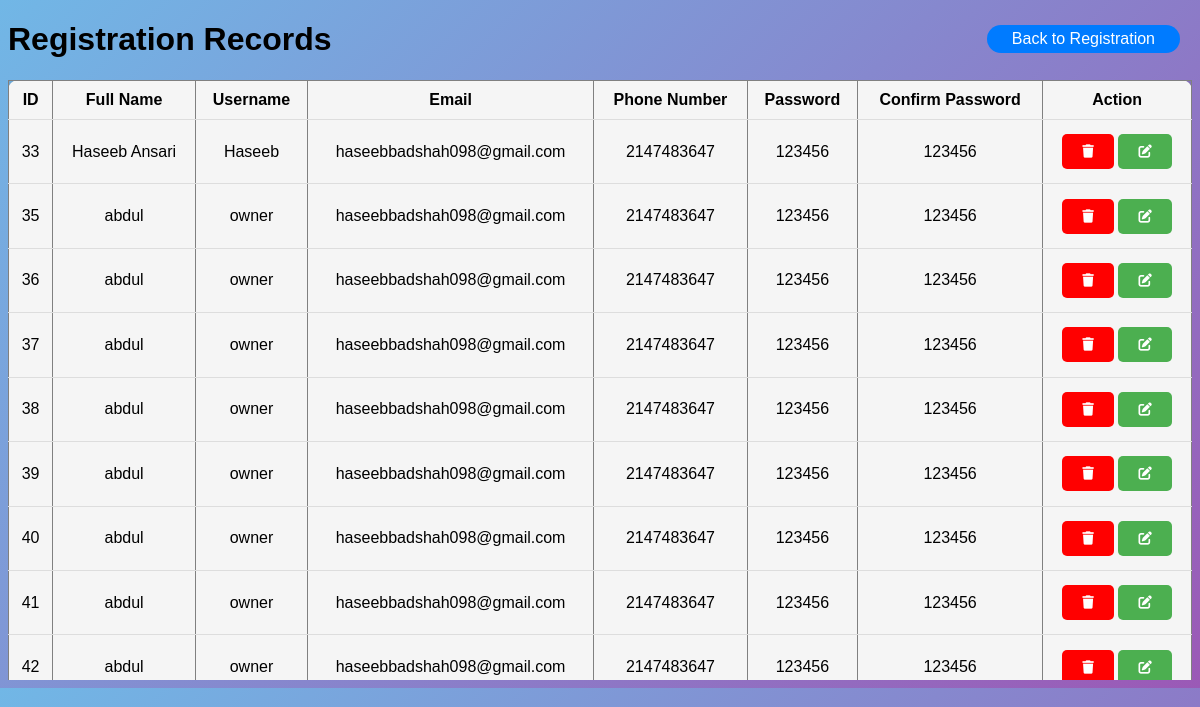
Page /table.php on the committed database.
### tables this page shows
CREATE TABLE `haseeb` (
  `id` int(11) NOT NULL,
  `fname` varchar(255) DEFAULT NULL,
  `uname` varchar(255) DEFAULT NULL,
  `email` varchar(255) NOT NULL,
  `number` int(11) NOT NULL,
  `password` varchar(255) DEFAULT NULL,
  `cpassword` varchar(255) DEFAULT NULL
);

### table.php (the view, shortened to what this page needs)
<?php
include "database.php";
$query = "SELECT * FROM haseeb";
$result = mysqli_query($conn, $query);
?>
<!DOCTYPE html>
<html lang="en">
<head>
    <link rel="stylesheet" href="https://cdnjs.cloudflare.com/ajax/libs/font-awesome/6.6.0/css/all.min.css" />
</head>
<body>
    <div class="container">
        <h1>Registration Records</h1>
        <a href="index.php" class="back" onclick="showLoader_1()">Back to Registration</a>
        <div class="table-container">
            <table border="1" cellpadding="10" cellspacing="0">
                <thead>
                    <tr>
                        <th>ID</th>
                        <th>Full Name</th>
                        <th>Username</th>
                        <th>Email</th>
                        <th>Phone Number</th>
                        <th>Password</th>
                        <th>Confirm Password</th>
                        <th>Action</th>
                    </tr>
                </thead>
                <tbody id="recordTable">
                    <?php if (mysqli_num_rows($result) > 0): ?>
                        <?php while ($row = mysqli_fetch_assoc($result)): ?>
                            <tr id="row_<?= $row['id'] ?>">
                                <td><?= htmlspecialchars($row['id']) ?></td>
                                <td><?= htmlspecialchars($row['fname']) ?></td>
                                <td><?= htmlspecialchars($row['uname']) ?></td>
                                <td><?= htmlspecialchars($row['email']) ?></td>
                                <td><?= htmlspecialchars($row['number']) ?></td>
                                <td><?= htmlspecialchars($row['password']) ?></td>
                                <td><?= htmlspecialchars($row['cpassword']) ?></td>
                                <td>
                                    <button class="delete-btn" data-id="<?= $row['id'] ?>"><i class="fa-solid fa-trash"></i></button>
                                     <button class="update-btn" data-id="<?= $row['id']?>"><i class="fa-solid fa-pen-to-square"></i></button>
                                </td>
                            </tr>
                        <?php endwhile; ?>
                    <?php else: ?>
                        <tr>
                            <td colspan="8">No records found.</td>
                        </tr>
                    <?php endif; ?>
                </tbody>
            </table>
        </div>
    </div>
</body>
</html>

### table.php (style rules this page uses)
* { font-family: sans-serif; }
body { background: linear-gradient(135deg, #71b7e6, #9b59b6); }
.table-container { max-height: 600px; overflow-y: auto; margin-top: 20px; }
table { width: 100%; height: 1200px; border-collapse: collapse; border-radius: 10px; box-shadow: 0 0 10px rgba(0,0,0,0.2); margin: 0 auto; background-color: #f5f5f5; padding: 20px; }
th, td { text-align: left; padding: 10px; border-bottom: 1px solid #ddd; text-align: center; }
.back { position: absolute; right: 20px; top: 25px; text-decoration: none; color: #fff; padding: 5px 25px; background-color: #007bff; border-radius: 20px; }
.delete-btn { padding: 10px 20px; border: none; border-radius: 5px; cursor: pointer; background-color: red; color: #fff; transition: background-color 0.3s ease; }
.update-btn { padding: 10px 20px; border: none; border-radius: 5px; cursor: pointer; background-color: #4CAF50; color: #fff; transition: background-color 0.3s ease; }

### rows in the picture
haseeb: id "33", fname "Haseeb Ansari", uname "Haseeb", email "haseebbadshah098@gmail.com", number "2147483647", password "123456", cpassword "123456"
haseeb: id "35", fname "abdul", uname "owner", email "haseebbadshah098@gmail.com", number "2147483647", password "123456", cpassword "123456"
haseeb: id "36", fname "abdul", uname "owner", email "haseebbadshah098@gmail.com", number "2147483647", password "123456", cpassword "123456"
haseeb: id "37", fname "abdul", uname "owner", email "haseebbadshah098@gmail.com", number "2147483647", password "123456", cpassword "123456"
haseeb: id "38", fname "abdul", uname "owner", email "haseebbadshah098@gmail.com", number "2147483647", password "123456", cpassword "123456"
haseeb: id "39", fname "abdul", uname "owner", email "haseebbadshah098@gmail.com", number "2147483647", password "123456", cpassword "123456"
haseeb: id "40", fname "abdul", uname "owner", email "haseebbadshah098@gmail.com", number "2147483647", password "123456", cpassword "123456"
haseeb: id "41", fname "abdul", uname "owner", email "haseebbadshah098@gmail.com", number "2147483647", password "123456", cpassword "123456"
haseeb: id "42", fname "abdul", uname "owner", email "haseebbadshah098@gmail.com", number "2147483647", password "123456", cpassword "123456"
